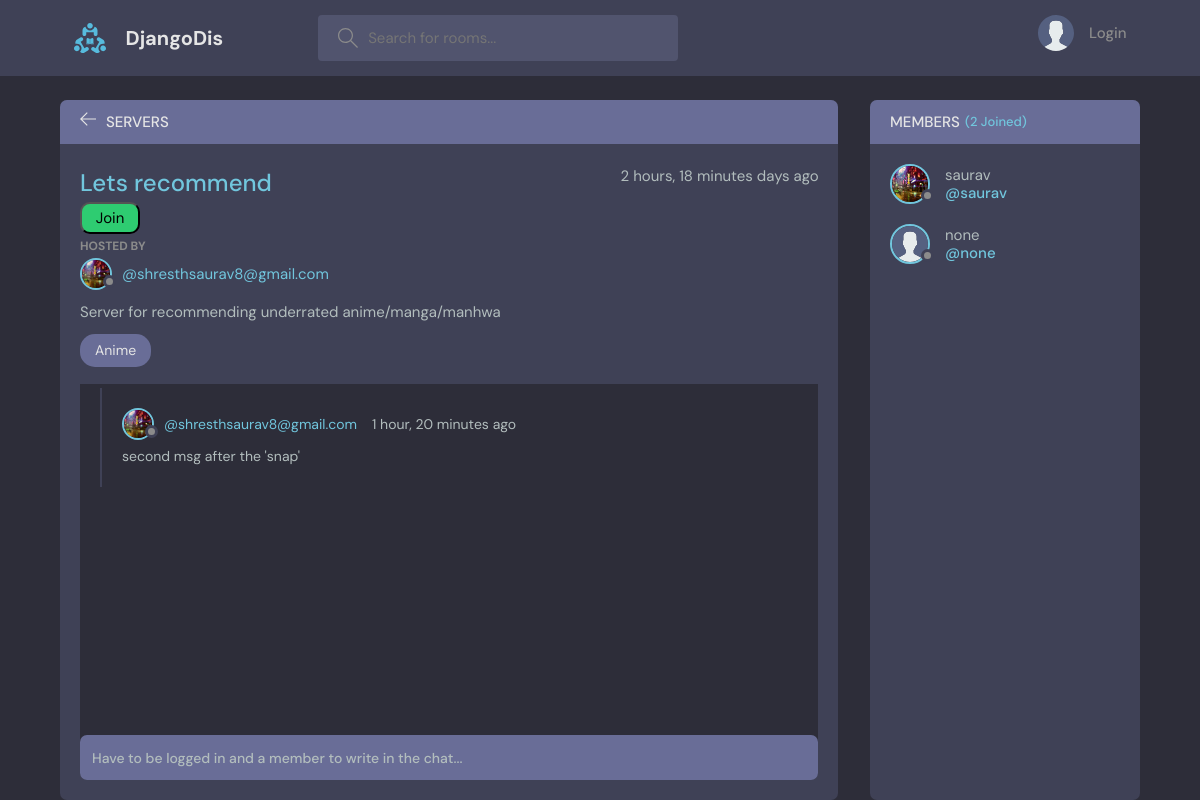
The app's page /server/1/ with its own data.
### base/models.py (models this page shows, shortened)
class Server(models.Model):
    owner = models.ForeignKey(User, on_delete=models.SET_NULL,null=True)
    topic = models.ForeignKey(Topic, on_delete=models.SET_NULL, null=True)
    name = models.CharField(max_length=200)
    description = models.TextField(null=True , blank=True) # null for db and blank for frontend
    members = models.ManyToManyField(User, related_name='members', blank=True)
    created = models.DateTimeField(auto_now_add=True)
    updated = models.DateTimeField(auto_now=True)
    class Meta:
        ordering = ['-updated', '-created']

class User(AbstractUser):
    name = models.CharField(max_length=200, null=True)
    email = models.EmailField(unique=True)
    bio = models.TextField(null=True)
    avatar = models.ImageField(null=True, default="avatar.svg")
    USERNAME_FIELD = "email"
    REQUIRED_FIELDS = []

class Topic(models.Model):
    name = models.CharField(max_length=220)
    def __str__(self):
        return self.name

class Msg(models.Model): # Msg written cause message is keyword in django
    user = models.ForeignKey(User,on_delete=models.CASCADE)
    body = models.TextField()
    server = models.ForeignKey(Server, on_delete=models.CASCADE)
    created = models.DateTimeField(auto_now_add=True)
    updated = models.DateTimeField(auto_now=True)
    class Meta:
        ordering = ['-updated', '-created']

### base/views.py (the view, shortened to what this page needs)
# urls.py: path('server/<str:sid>/',views.server , name="server"),
def server(request,sid):
    server = Server.objects.get(id=sid)
    msgs = server.msg_set.all() # msg is the Msg class in models.py and _set means calling set function of msg class
    members = server.members.all()
    context = {'server': server, 'msgs': msgs, 'members': members}
    return render(request, 'base/server.html' , context)

### base/templates/base/server.html (shortened to what this page needs)
{% extends 'main.html' %}
{% block content %}
    <main class="profile-page layout layout--2">
      <div class="container">
        <div class="room">
          <div class="room__top">
            <div class="room__topLeft">
              <a href="{{ request.META.HTTP_REFERER }}">
                <svg version="1.1" xmlns="http://www.w3.org/2000/svg" width="32" height="32" viewBox="0 0 32 32">
                  <title>arrow-left</title>
                  <path
                    d="M13.723 2.286l-13.723 13.714 13.719 13.714 1.616-1.611-10.96-10.96h27.625v-2.286h-27.625l10.965-10.965-1.616-1.607z"
                  ></path>
                </svg>
              </a>
              <h3>Servers</h3>
            </div>
          </div>
          <div class="room__box scroll">
            <div class="room__header scroll">
              <div class="room__info">
                <div>
                  <h3>{{ server.name }}</h3>
                  {% if request.user in server.members.all %}
                  <a href="{% url 'leave-server' server.id%}"><button type="button" id="leaveServer">Leave</button></a>
                  {% else %}
                  <a href="{% url 'join-server' server.id%}"><button type="button" id="joinServer">Join</button></a>
                  {% endif %}
                </div>
                <span>{{ server.created | timesince}} days ago</span>
              </div>
              <div class="room__hosted">
                <p>Hosted By</p>
                <a href="{% url 'user-profile' server.owner.id %}" class="room__author">
                  <div class="avatar avatar--small">
                    <img src="{{ server.owner.avatar.url }}" />
                  </div>
                  <span>@{{ server.owner }}</span>
                </a>
              </div>
              <div class="room__details">
                {{ server.description }}
              </div>
              <span class="room__topics">{{ server.topic }}</span>
            </div>
            <div class="room__conversation">
              <div class="threads scroll">
                {% for msg in msgs %}
                <div class="thread">
                  <div class="thread__top">
                    <div class="thread__author">
                      <a href="{% url 'user-profile' msg.user.id %}" class="thread__authorInfo">
                        <div class="avatar avatar--small">
                          <img src="{{ msg.user.avatar.url }}" />
                        </div>
                        <span>@{{ msg.user }}</span>
                      </a>
                      <span class="thread__date">{{ msg.created | timesince }} ago</span>
                    </div>
                  </div>
                  <div class="thread__details">
                    {{ msg.body }}
                  </div>
                </div>
                {% endfor %}
              </div>
            </div>
          </div>
          <div class="room__message">
            <form action="" method="post">
                {% if request.user.is_authenticated and request.user in server.members.all %}
                {% csrf_token %}
                <input type="text" name="body" id="" placeholder="Write your message here..."/>
              </form>
              {% elif request.user.is_authenticated and request.user not in server.members.all %}
              <input type="text" name="" id="" placeholder="Have to be a member to write in the chat..." readonly>
              {% else %}
              <input type="text" name="" id="" placeholder="Have to be logged in and a member to write in the chat..." readonly>
              {% endif %}
          </div>
        </div>
        <div class="participants">
          <h3 class="participants__top">Members <span>({{ members.count }} Joined)</span></h3>
          <div class="participants__list scroll">
            {% for member in members %}
            <a href="{% url 'user-profile' user.id %}" class="participant">
              <div class="avatar avatar--medium">
                <img src="{{ member.avatar.url }}" />
              </div>
              <p>
                {{ member.username }}
                <span>@{{ member.username }}</span>
              </p>
            </a>
            {% endfor %}
          </div>
        </div>
      </div>
    </main>
{% endblock content %}

### records on screen
Server: name "Lets recommend", created "2 hours, 18 minutes", owner.avatar (picture), owner "shresthsaurav8@gmail.com", description "Server for recommending underrated anime/manga/manhwa", topic "Anime"
Msg: user.avatar (picture), user "shresthsaurav8@gmail.com", created "1 hour, 20 minutes", body "second msg after the 'snap'"
User: avatar (picture), username "saurav"
User: avatar (placeholder picture), username "none"

### other values on screen
{{ members.count }} "2"
